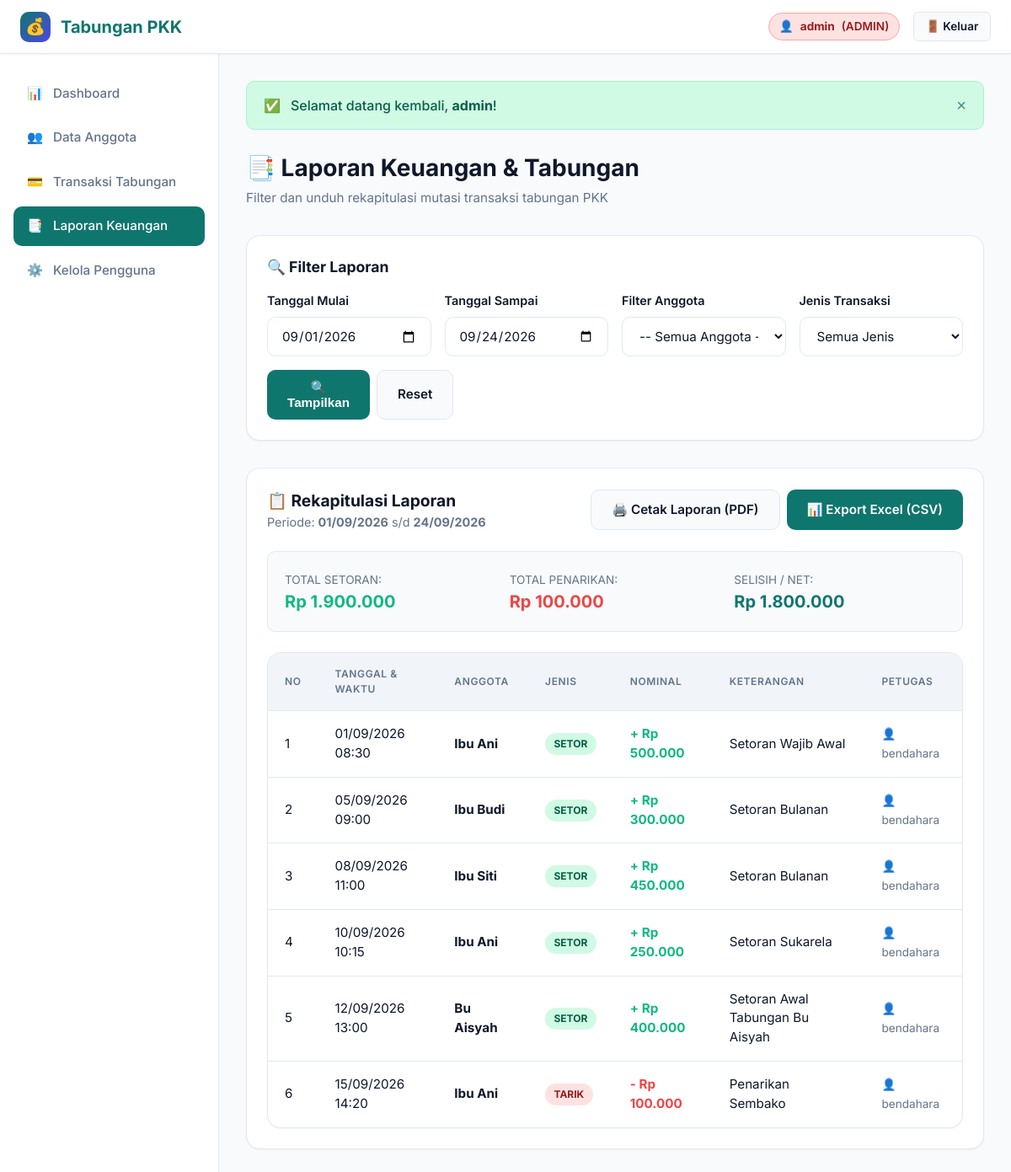
/reports.php (signed in), run on the app's committed database.
### tables this page shows
CREATE TABLE `transactions` (
  `id` BIGINT AUTO_INCREMENT PRIMARY KEY,
  `member_id` BIGINT NOT NULL,
  `user_id` BIGINT NOT NULL,
  `type` ENUM('setor', 'tarik') NOT NULL,
  `amount` DECIMAL(12,2) NOT NULL,
  `description` VARCHAR(255) NULL,
  `created_at` TIMESTAMP DEFAULT CURRENT_TIMESTAMP,
  `updated_at` TIMESTAMP DEFAULT CURRENT_TIMESTAMP ON UPDATE CURRENT_TIMESTAMP,
  CONSTRAINT `fk_transactions_members` FOREIGN KEY (`member_id`) REFERENCES `members` (`id`) ON DELETE CASCADE ON UPDATE CASCADE,
  CONSTRAINT `fk_transactions_users` FOREIGN KEY (`user_id`) REFERENCES `users` (`id`) ON DELETE CASCADE ON UPDATE CASCADE
);

CREATE TABLE `members` (
  `id` BIGINT AUTO_INCREMENT PRIMARY KEY,
  `user_id` BIGINT NULL,
  `name` VARCHAR(100) NOT NULL,
  `phone` VARCHAR(20) NULL,
  `address` TEXT NULL,
  `created_at` TIMESTAMP DEFAULT CURRENT_TIMESTAMP,
  `updated_at` TIMESTAMP DEFAULT CURRENT_TIMESTAMP ON UPDATE CURRENT_TIMESTAMP,
  CONSTRAINT `fk_members_users` FOREIGN KEY (`user_id`) REFERENCES `users` (`id`) ON DELETE SET NULL ON UPDATE CASCADE
);

CREATE TABLE `users` (
  `id` BIGINT AUTO_INCREMENT PRIMARY KEY,
  `username` VARCHAR(50) NOT NULL UNIQUE,
  `password` VARCHAR(255) NOT NULL,
  `role` ENUM('admin', 'bendahara', 'member') NOT NULL DEFAULT 'member',
  `created_at` TIMESTAMP DEFAULT CURRENT_TIMESTAMP,
  `updated_at` TIMESTAMP DEFAULT CURRENT_TIMESTAMP ON UPDATE CURRENT_TIMESTAMP
);

### reports.php (the view, shortened to what this page needs)
<?php
require_once __DIR__ . '/includes/header.php';
$pdo = get_db_connection();
$start_date = sanitize($_GET['start_date'] ?? date('Y-m-01'));
$end_date = sanitize($_GET['end_date'] ?? date('Y-m-d'));
$member_id = isset($_GET['member_id']) && $_GET['member_id'] !== '' ? (int)$_GET['member_id'] : null;
$type = sanitize($_GET['type'] ?? 'all');
$where = ["DATE(t.created_at) BETWEEN ? AND ?"];
$params = [$start_date, $end_date];
$where_clause = implode(" AND ", $where);
$stmt = $pdo->prepare("
    SELECT t.*, m.name AS member_name, u.username AS petugas_name
    FROM transactions t
    JOIN members m ON m.id = t.member_id
    JOIN users u ON u.id = t.user_id
    WHERE {$where_clause}
    ORDER BY t.created_at ASC
");
$stmt->execute($params);
$report_data = $stmt->fetchAll();
$total_setor = 0;
$total_tarik = 0;
foreach ($report_data as $row) {
    if ($row['type'] === 'setor') {
        $total_setor += (float)$row['amount'];
    } else {
        $total_tarik += (float)$row['amount'];
    }
}
$net_total = $total_setor - $total_tarik;
?>
<div class="page-header">
    <div>
        <h1 class="page-title">📑 Laporan Keuangan & Tabungan</h1>
        <p class="page-subtitle">Filter dan unduh rekapitulasi mutasi transaksi tabungan PKK</p>
    </div>
</div>
<div class="card" style="margin-bottom: 2rem;">
    <h2 style="font-size: 1.1rem; font-weight: 700; margin-bottom: 1rem;">🔍 Filter Laporan</h2>
    <form action="reports.php" method="GET" style="display: grid; grid-template-columns: repeat(auto-fit, minmax(180px, 1fr)); gap: 1rem; align-items: end;">
        <div class="form-group" style="margin-bottom: 0;">
            <label for="start_date" class="form-label">Tanggal Mulai</label>
            <input type="date" name="start_date" id="start_date" class="form-control" value="<?= htmlspecialchars($start_date) ?>">
        </div>
        <div class="form-group" style="margin-bottom: 0;">
            <label for="end_date" class="form-label">Tanggal Sampai</label>
            <input type="date" name="end_date" id="end_date" class="form-control" value="<?= htmlspecialchars($end_date) ?>">
        </div>
        <div class="form-group" style="margin-bottom: 0;">
            <label for="member_id" class="form-label">Filter Anggota</label>
            <select name="member_id" id="member_id" class="form-control">
                <option value="">-- Semua Anggota --</option>
            </select>
        </div>
        <div class="form-group" style="margin-bottom: 0;">
            <label for="type" class="form-label">Jenis Transaksi</label>
            <select name="type" id="type" class="form-control">
                <option value="all" <?= $type === 'all' ? 'selected' : '' ?>>Semua Jenis</option>
            </select>
        </div>
        <div style="display: flex; gap: 0.5rem;">
            <button type="submit" class="btn btn-primary" style="flex: 1;">🔍 Tampilkan</button>
            <a href="reports.php" class="btn btn-secondary">Reset</a>
        </div>
    </form>
</div>
<div class="card">
    <div style="display: flex; align-items: center; justify-content: space-between; flex-wrap: wrap; gap: 1rem; margin-bottom: 1.5rem;">
        <div>
            <h2 style="font-size: 1.2rem; font-weight: 700;">📋 Rekapitulasi Laporan</h2>
            <div style="font-size: 0.9rem; color: var(--text-muted);">
                Periode: <strong><?= date('d/m/Y', strtotime($start_date)) ?></strong> s/d <strong><?= date('d/m/Y', strtotime($end_date)) ?></strong>
            </div>
        </div>
        <div style="display: flex; gap: 0.5rem;" class="no-print">
            <?php
            $export_params = http_build_query([
                'start_date' => $start_date,
                'end_date' => $end_date,
                'member_id' => $member_id,
                'type' => $type
            ]);
            ?>
            <a href="export_print.php?<?= $export_params ?>" target="_blank" class="btn btn-secondary">🖨️ Cetak Laporan (PDF)</a>
            <a href="export_excel.php?<?= $export_params ?>" class="btn btn-primary">📊 Export Excel (CSV)</a>
        </div>
    </div>
    <div style="display: grid; grid-template-columns: repeat(auto-fit, minmax(200px, 1fr)); gap: 1rem; padding: 1.25rem; background: #f8fafc; border-radius: 10px; margin-bottom: 1.5rem; border: 1px solid var(--border-color);">
        <div>
            <span style="font-size: 0.85rem; color: var(--text-muted);">TOTAL SETORAN:</span>
            <div style="font-size: 1.25rem; font-weight: 700; color: var(--success);"><?= format_rupiah($total_setor) ?></div>
        </div>
        <div>
            <span style="font-size: 0.85rem; color: var(--text-muted);">TOTAL PENARIKAN:</span>
            <div style="font-size: 1.25rem; font-weight: 700; color: var(--danger);"><?= format_rupiah($total_tarik) ?></div>
        </div>
        <div>
            <span style="font-size: 0.85rem; color: var(--text-muted);">SELISIH / NET:</span>
            <div style="font-size: 1.25rem; font-weight: 700; color: var(--primary);"><?= format_rupiah($net_total) ?></div>
        </div>
    </div>
    <div class="table-responsive">
        <table class="table">
            <thead>
                <tr>
                    <th>No</th>
                    <th>Tanggal & Waktu</th>
                    <th>Anggota</th>
                    <th>Jenis</th>
                    <th>Nominal</th>
                    <th>Keterangan</th>
                    <th>Petugas</th>
                </tr>
            </thead>
            <tbody>
                <?php if (empty($report_data)): ?>
                    <tr>
                        <td colspan="7" style="text-align: center; color: var(--text-muted); padding: 2rem;">Tidak ada transaksi pada periode yang dipilih.</td>
                    </tr>
                <?php else: ?>
                    <?php $no = 1; foreach ($report_data as $row): ?>
                    <tr>
                        <td><?= $no++ ?></td>
                        <td><?= date('d/m/Y H:i', strtotime($row['created_at'])) ?></td>
                        <td><strong><?= htmlspecialchars($row['member_name']) ?></strong></td>
                        <td>
                            <span class="badge badge-<?= htmlspecialchars($row['type']) ?>">
                                <?= strtoupper(htmlspecialchars($row['type'])) ?>
                            </span>
                        </td>
                        <td>
                            <strong style="color: <?= $row['type'] === 'setor' ? 'var(--success)' : 'var(--danger)' ?>;">
                                <?= ($row['type'] === 'setor' ? '+' : '-') . ' ' . format_rupiah($row['amount']) ?>
                            </strong>
                        </td>
                        <td><?= htmlspecialchars($row['description'] ?? '-') ?></td>
                        <td><span style="font-size: 0.85rem; color: var(--text-muted);">👤 <?= htmlspecialchars($row['petugas_name']) ?></span></td>
                    </tr>
                    <?php endforeach; ?>
                <?php endif; ?>
            </tbody>
        </table>
    </div>
</div>
<?php require_once __DIR__ . '/includes/footer.php'; ?>

### assets/css/style.css (style rules this page uses)
:root { --primary: #0f766e; --primary-hover: #0d9488; --primary-light: #ccfbf1; --secondary: #4f46e5; --secondary-hover: #4338ca; --secondary-light: #e0e7ff; --bg-main: #f8fafc; --bg-card: #ffffff; --text-dark: #0f172a; --text-muted: #64748b; --border-color: #e2e8f0; --success: #10b981; --success-bg: #d1fae5; --danger: #ef4444; --danger-bg: #fee2e2; --warning: #f59e0b; --warning-bg: #fef3c7; --shadow-sm: 0 1px 2px 0 rgb(0 0 0 / 0.05); --shadow-md: 0 4px 6px -1px rgb(0 0 0 / 0.1), 0 2px 4px -2px rgb(0 0 0 / 0.1); --shadow-lg: 0 10px 15px -3px rgb(0 0 0 / 0.1), 0 4px 6px -4px rgb(0 0 0 / 0.1); --radius-sm: 6px; --radius-md: 10px; --radius-lg: 16px; }
* { box-sizing: border-box; margin: 0; padding: 0; }
body { font-family: 'Inter', system-ui, -apple-system, sans-serif; background-color: var(--bg-main); color: var(--text-dark); line-height: 1.5; display: flex; flex-direction: column; min-height: 100vh; }
a { color: var(--primary); text-decoration: none; transition: all 0.2s ease; }
.page-header { margin-bottom: 2rem; display: flex; align-items: center; justify-content: space-between; flex-wrap: wrap; gap: 1rem; }
.page-title { font-size: 1.75rem; font-weight: 700; color: var(--text-dark); display: flex; align-items: center; gap: 0.5rem; }
.page-subtitle { color: var(--text-muted); font-size: 0.95rem; margin-top: 0.25rem; }
.card { background: var(--bg-card); border-radius: var(--radius-lg); border: 1px solid var(--border-color); padding: 1.5rem; box-shadow: var(--shadow-sm); transition: transform 0.2s ease, box-shadow 0.2s ease; }
.form-group { margin-bottom: 1.25rem; }
.form-label { display: block; font-size: 0.9rem; font-weight: 600; color: var(--text-dark); margin-bottom: 0.5rem; }
.form-control { width: 100%; padding: 0.75rem 1rem; border: 1px solid var(--border-color); border-radius: var(--radius-md); font-family: inherit; font-size: 0.95rem; background: var(--bg-card); color: var(--text-dark); transition: border-color 0.2s ease, box-shadow 0.2s ease; }
.btn { display: inline-flex; align-items: center; justify-content: center; gap: 0.5rem; padding: 0.75rem 1.5rem; border-radius: var(--radius-md); font-weight: 600; font-size: 0.95rem; cursor: pointer; border: none; transition: all 0.2s ease; }
.btn-primary { background: var(--primary); color: white; }
.btn-secondary { background: var(--bg-main); border: 1px solid var(--border-color); color: var(--text-dark); }
.table-responsive { width: 100%; overflow-x: auto; border-radius: var(--radius-lg); border: 1px solid var(--border-color); background: var(--bg-card); box-shadow: var(--shadow-sm); }
.table { width: 100%; border-collapse: collapse; text-align: left; font-size: 0.95rem; }
.table th { background: #f1f5f9; padding: 1rem 1.25rem; font-weight: 600; color: var(--text-muted); border-bottom: 1px solid var(--border-color); text-transform: uppercase; font-size: 0.75rem; letter-spacing: 0.05em; }
.table td { padding: 1rem 1.25rem; border-bottom: 1px solid var(--border-color); color: var(--text-dark); }
.table tbody tr:last-child td { border-bottom: none; }
.badge { display: inline-flex; align-items: center; gap: 0.35rem; padding: 0.25rem 0.65rem; border-radius: 9999px; font-size: 0.75rem; font-weight: 700; text-transform: uppercase; }
.badge-setor { background: var(--success-bg); color: #065f46; }
.badge-tarik { background: var(--danger-bg); color: #991b1b; }

### data on the page
transactions: created_at "01/09/2026 08:30", member.name "Ibu Ani", type "SETOR", amount "Rp 500.000", description "Setoran Wajib Awal", user.username "bendahara"
transactions: created_at "05/09/2026 09:00", member.name "Ibu Budi", type "SETOR", amount "Rp 300.000", description "Setoran Bulanan", user.username "bendahara"
transactions: created_at "08/09/2026 11:00", member.name "Ibu Siti", type "SETOR", amount "Rp 450.000", description "Setoran Bulanan", user.username "bendahara"
transactions: created_at "10/09/2026 10:15", member.name "Ibu Ani", type "SETOR", amount "Rp 250.000", description "Setoran Sukarela", user.username "bendahara"
transactions: created_at "12/09/2026 13:00", member.name "Bu Aisyah", type "SETOR", amount "Rp 400.000", description "Setoran Awal Tabungan Bu Aisyah", user.username "bendahara"
transactions: created_at "15/09/2026 14:20", member.name "Ibu Ani", type "TARIK", amount "Rp 100.000", description "Penarikan Sembako", user.username "bendahara"

### other printed values
$user['username'] "admin"
$user['role'] "ADMIN"
$icon "✅"
$msg "Selamat datang kembali, admin !"
date('d/m/Y', strtotime($start_date)) "01/09/2026"
date('d/m/Y', strtotime($end_date)) "24/09/2026"
format_rupiah($total_setor) "Rp 1.900.000"
format_rupiah($total_tarik) "Rp 100.000"
format_rupiah($net_total) "Rp 1.800.000"
